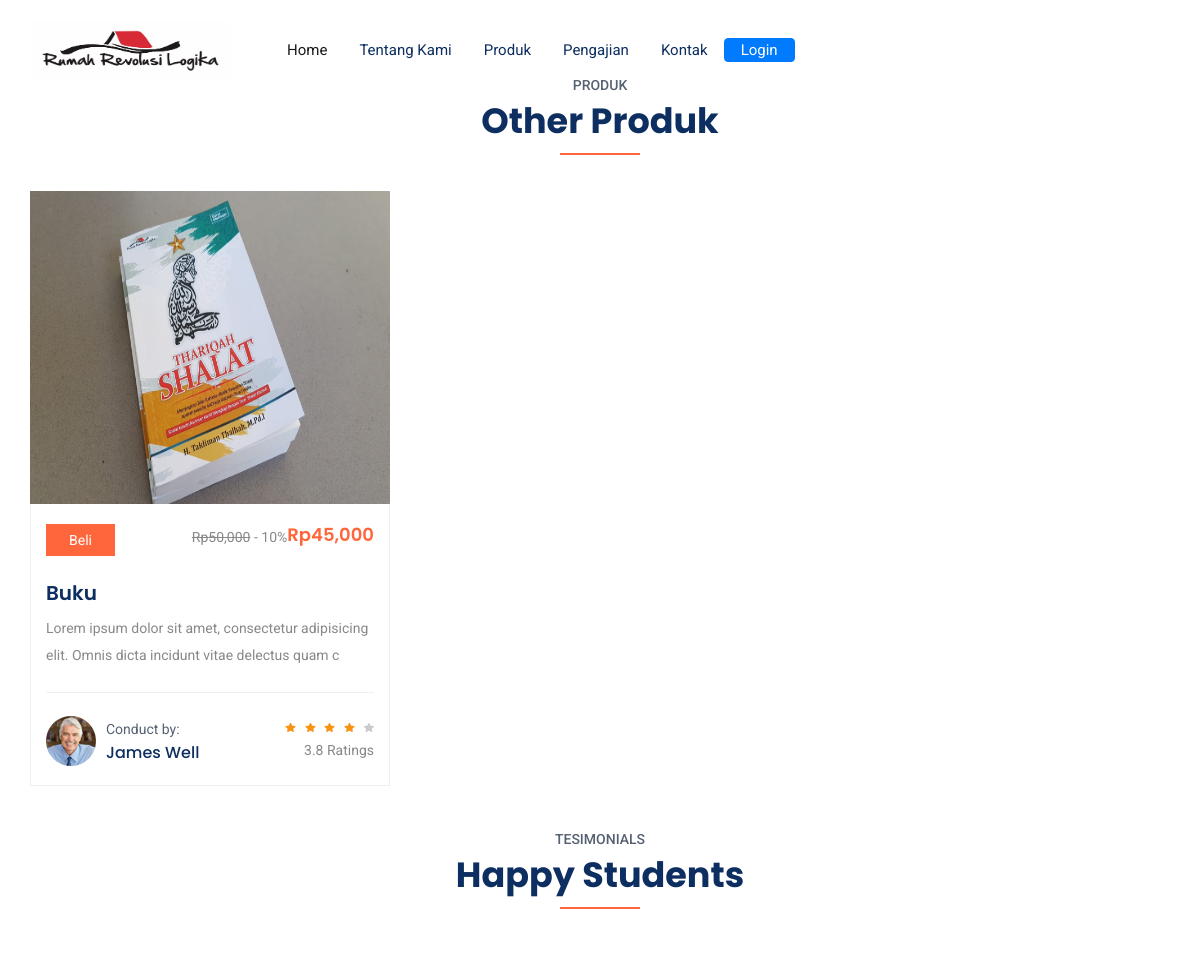
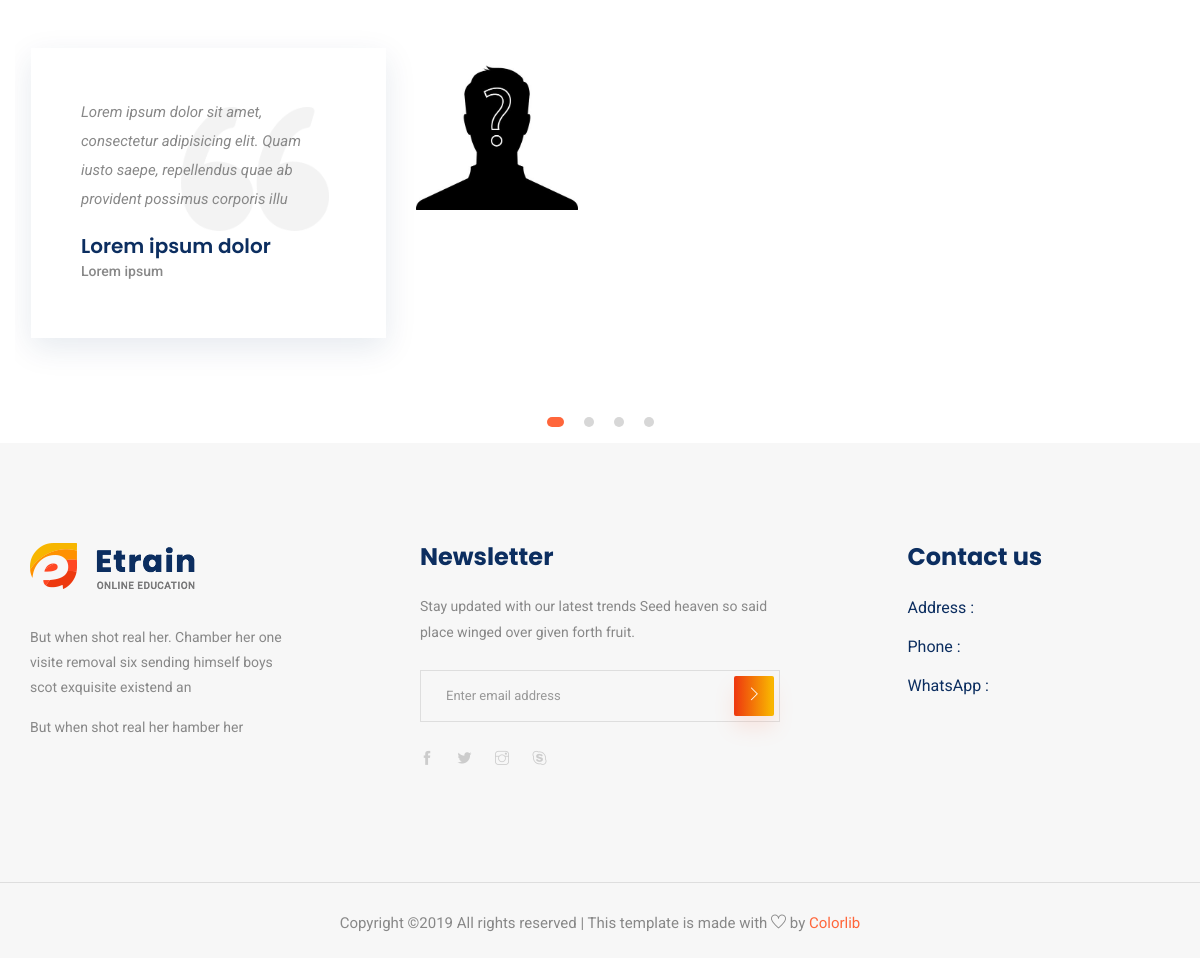
The app's page /index.php/client/produk with its own data (2 pictures, top to bottom).
### tables this page shows
CREATE TABLE `tb_produk` (
  `id` int(11) NOT NULL,
  `nama` varchar(128) NOT NULL,
  `tanggal_terbit` date NOT NULL,
  `deskripsi` varchar(256) NOT NULL,
  `harga` double NOT NULL,
  `gambar` varchar(128) NOT NULL,
  `penulis` varchar(128) NOT NULL,
  `diskon` int(11) NOT NULL
);

CREATE TABLE `tb_tesimonial` (
  `id` int(11) NOT NULL,
  `nama` varchar(128) NOT NULL,
  `pekerjaan` varchar(128) NOT NULL,
  `foto_url` varchar(128) NOT NULL,
  `tesimonial` varchar(128) NOT NULL
);

### application/controllers/Client.php (called while the page is built, shortened)
<?php
	class Client extends CI_Controller {
		public function produk() {
			$data['judul'] = "Produk";
			$data['produk'] = $this->db->get('tb_produk')->result_array();
			$data['tesimonial'] = $this->db->get('tb_tesimonial')->result_array();
		    $this->load->view('templates/client_header', $data);
			$this->load->view('templates/client_produk', $data);
			$this->load->view('templates/client_testimonial', $data);
			$this->load->view('templates/client_footer');
		}
	}
 ?>

### index.php (called while the page is built, shortened)
<?php
require_once BASEPATH.'core/CodeIgniter.php';

### application/views/templates/client_produk.php (the view)
<section class="special_cource padding_top">
    <div class="container">
        <div class="row justify-content-center">
            <div class="col-xl-5">
                <div class="section_tittle text-center">
                    <p>Produk</p>
                    <h2>Other Produk</h2>
                </div>
            </div>
        </div>
        <div class="row">
            <?php foreach($produk as $p) : ?>
                <div class="col-sm-6 col-lg-4">
                <div class="single_special_cource">
                    <img src="<?php echo base_url(); ?>assets/img/upload/produk/<?php echo $p['gambar']; ?>" class="special_img" alt="" width="360" height="313">
                    <div class="special_cource_text">
                        <a href="" class="btn_4">Beli</a>
                        <?php if($p['diskon'] > 0) : ?>
                          <?php
                                $harga = $p['harga'] * $p['diskon'] / 100;
                                $hargaDiskon = $p['harga'] - $harga;
                             ?>
                             <h4>Rp<?php echo number_format($hargaDiskon); ?></h4>
                             <p class="float-right ml-5"><s>Rp<?php echo number_format($p['harga']); ?></s> - <?php echo $p['diskon']; ?>%</p>
                         <?php else : ?>
                            <h4>Rp<?php echo number_format($p['harga']); ?></h4>
                        <?php endif; ?>
                        <a href=""><h3><?php echo $p['nama']; ?></h3></a>
                        <p><?php echo substr($p['deskripsi'],0,100) ?></p>
                        <div class="author_info">
                            <div class="author_img">
                                <img src="<?php echo base_url(); ?>assets/img/author/author_1.png" alt="">
                                <div class="author_info_text">
                                    <p>Conduct by:</p>
                                    <h5><a href="#">James Well</a></h5>
                                </div>
                            </div>
                            <div class="author_rating">
                                <div class="rating">
                                    <a href="#"><img src="<?php echo base_url(); ?>assets/img/icon/color_star.svg" alt=""></a>
                                    <a href="#"><img src="<?php echo base_url(); ?>assets/img/icon/color_star.svg" alt=""></a>
                                    <a href="#"><img src="<?php echo base_url(); ?>assets/img/icon/color_star.svg" alt=""></a>
                                    <a href="#"><img src="<?php echo base_url(); ?>assets/img/icon/color_star.svg" alt=""></a>
                                    <a href="#"><img src="<?php echo base_url(); ?>assets/img/icon/star.svg" alt=""></a>
                                </div>
                                <p>3.8 Ratings</p>
                            </div>
                        </div>
                    </div>
                </div>
            </div>
            <?php endforeach; ?>
        </div>
    </div>
</section>

### application/views/templates/client_testimonial.php (shortened to what this page needs)
<section class="testimonial_part mb-3 mt-5">
    <div class="container-fluid">
        <div class="row justify-content-center">
            <div class="col-xl-5">
                <div class="section_tittle text-center">
                    <p>tesimonials</p>
                    <h2>Happy Students</h2>
                </div>
            </div>
        </div>
        <div class="row">
            <div class="col-lg-12">
                <div class="textimonial_iner owl-carousel">
                    <?php foreach($tesimonial as $t) : ?>
                          <div class="testimonial_slider ml-3">
                        <div class="row">
                            <div class="col-lg-8 col-xl-4 col-sm-8 align-self-center">
                                <div class="testimonial_slider_text">
                                    <p><?php echo $t['tesimonial']; ?></p>
                                    <h4><?php echo $t['nama']; ?></h4>
                                    <h5><?php echo $t['pekerjaan']; ?></h5>
                                </div>
                            </div>
                            <div class="col-lg-4 col-xl-2 col-sm-4">
                                <div class="testimonial_slider_img">
                                    <img src="<?php echo base_url(); ?>assets/img/upload/tesimonial/<?php echo $t['foto_url']; ?>" alt="#">
                                </div>
                            </div>
                        </div>
                    </div>
                    <?php endforeach; ?>
                </div>
            </div>
        </div>
    </div>
</section>

### records on screen
tb_produk: gambar (picture), hargaDiskon "45,000", harga "50,000", diskon "10", nama "Buku", deskripsi "Lorem ipsum dolor sit amet, consectetur adipisicing elit. Omnis dicta incidunt vitae delectus quam c"
tb_tesimonial: tesimonial "Lorem ipsum dolor sit amet, consectetur adipisicing elit. Quam iusto saepe, repellendus quae ab provident possimus corporis illu", nama "Lorem ipsum dolor", pekerjaan "Lorem ipsum", foto_url (placeholder picture)
